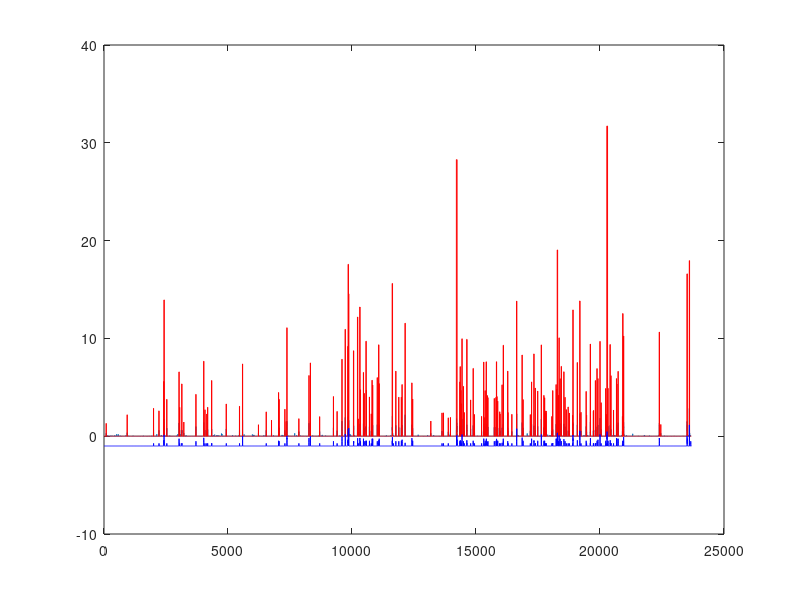
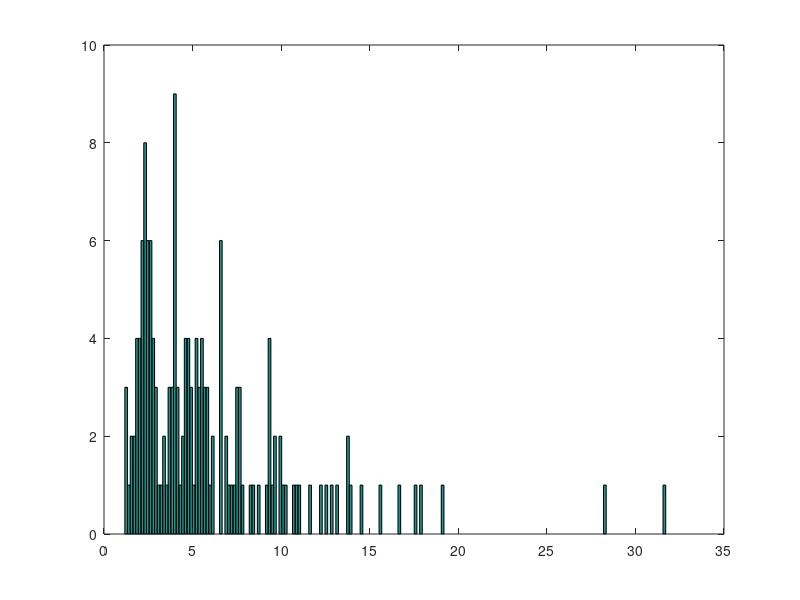
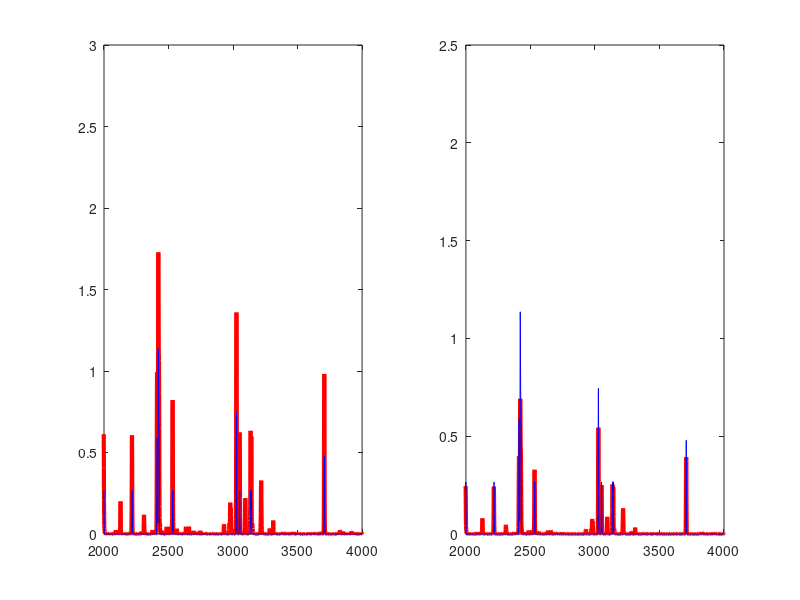

Reproduce these figures in MATLAB, in order.

%%

% 1. Extract calcium trace and ground truth such that it can be inserted into Cascade
% 2. Apply Cascade
% 3. Use the output of Cascade to detect events
% 4. From the detected events, make a histogram
% 5. Automatically (or visually) define unitary events (i.e., the smallest observed events)
% 6. Re-scale inferred spike rate with this scaling factor

load('Example_inferred_spike rates.mat')


%%

% threshold deconvolved trace --> threshold not optimized!
event_detection = spike_rates_GC8 > 0.3;

% copy variable and convert from boolean to double
event_detection_scaled = double(event_detection);

% detect contiguous events --> same as before
labels = bwlabel(event_detection);
A = regionprops(labels);

% initialize matrix that will contain the inferred number of spikes per event
spike_rate_per_event = zeros(numel(A),1);

% go through all events
for k = 1:numel(A)

    % get bounding box (left and right time points) for the current event
    range_values = round(A(k).BoundingBox(1):(A(k).BoundingBox(1)+A(k).BoundingBox(3)));

    % compute the number of inferred spikes (sum over the detected event,
    % extended by 2 time points to the left and right)
    spike_rate_per_event(k) = sum(spike_rates_GC8(range_values(1)-2:range_values(end)+2));
    
    % this is just for visualization
    event_detection_scaled(range_values) =  event_detection_scaled(range_values).*spike_rate_per_event(k);

end

figure, plot(spike_rates_GC8); hold on; plot(event_detection_scaled,'r')
plot(ground_truth-1,'b');

figure, hist(spike_rate_per_event,200)

figure(4), subplot(1,2,1); plot(spike_rates_GC8,'r','LineWidth',3); hold on; plot(ground_truth,'b'); xlim([2000 4000])
 subplot(1,2,2); plot(spike_rates_GC8/2.5,'r','LineWidth',3); hold on; plot(ground_truth,'b'); xlim([2000 4000])


